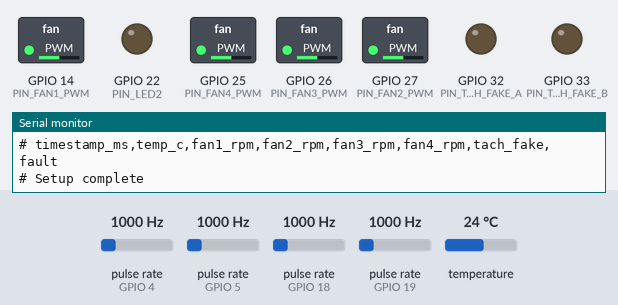
A program run on a simulated ESP32. On the bench: switched loads named in the program (green lamp = pin HIGH), output pins drawn as LEDs (lit = HIGH), the last lines printed to the serial monitor. Wiring (inferred from the names in the program): 4 × pulse sensor: data GPIO 4 / data GPIO 5 / data GPIO 18 / data GPIO 19. Inputs (shaded band) come from the test bench; at power-on: temperature 24 °C, pulse rate (sensors on GPIO 4, GPIO 5, GPIO 18, GPIO 19) 1000 Hz.

Above: at 1.2 s.
1.3 s: temperature set to 41 °C
At 6.1 s:
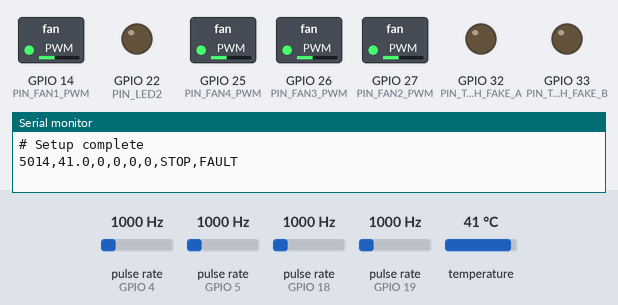
11.5 s: temperature set to 12 °C
At 16.3 s:
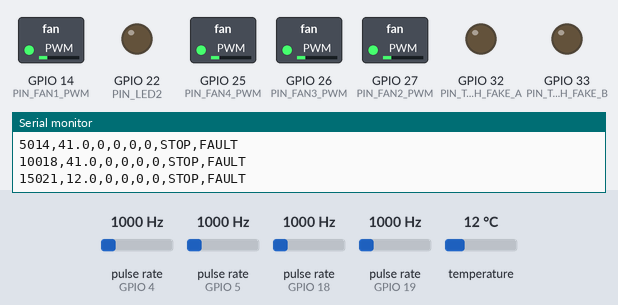
Timing chart, 0 to 17.8 s (numbered marks = the images above; inputs shaded):
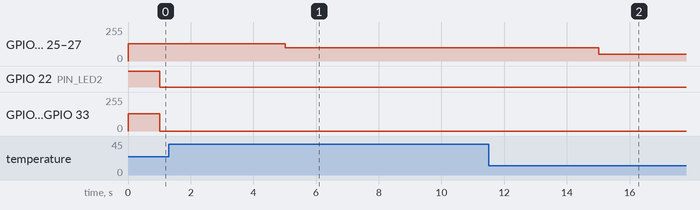

The program:

main.cpp
```cpp
#include <Arduino.h>
#include <esp_task_wdt.h>
#include "config.h"
#include "fan_pwm.h"
#include "tach.h"
#include "tach_fake.h"
#include "temp_sensor.h"
#include "serial_output.h"

// ============================================================
// IX3315 Fan Controller Firmware
// Board   : ESP32-DevKitC V4
// Version : 1.0.0
// ============================================================

// ------ 状態変数 ------
static bool    g_fault       = false;
static float   g_tempC       = TEMP_ERROR_VALUE;
static uint8_t g_pwmDuty     = PWM_DUTY_DEFAULT;

// ------ LED2制御 ------
static void setFaultLed(bool fault) {
    // Active LOW: fault=true → LOW(点灯)
    digitalWrite(PIN_LED2, fault ? LOW : HIGH);
}

// ------ セットアップ ------
void setup() {
    // ウォッチドッグタイマー設定
    esp_task_wdt_init(WDT_TIMEOUT_S, true);
    esp_task_wdt_add(NULL);

    // LED2初期化（起動時はOFF）
    pinMode(PIN_LED2, OUTPUT);
    setFaultLed(false);

    // 各モジュール初期化
    SerialOutput::begin();
    FanPwm::begin();
    Tach::begin();
    TachFake::begin();
    TempSensor::begin();

    Serial.println(F("# Setup complete"));
    if (!TempSensor::isAvailable()) {
        Serial.println(F("# WARN: DS18B20 not found"));
    }
}

// ------ メインループ ------
void loop() {
    esp_task_wdt_reset();

    // --- TACH計測更新（1秒毎） ---
    if (Tach::update()) {
        uint32_t rpm1 = Tach::getRpm(0);
        uint32_t rpm2 = Tach::getRpm(1);
        uint32_t rpm3 = Tach::getRpm(2);
        uint32_t rpm4 = Tach::getRpm(3);

        // フォルト判定: 1台でもエラーRPM以下
        g_fault = Tach::hasError();

        // TACH偽装出力更新
        if (g_fault) {
            TachFake::setFault();   // パルス停止→IX3315がエラー検知
        } else {
            TachFake::setNormal();  // 200Hz出力継続
        }

        // LED2更新
        setFaultLed(g_fault);
    }

    // --- 温度センサー更新（5秒毎） ---
    if (TempSensor::update()) {
        g_tempC = TempSensor::getTemp();

        // 温度に応じてPWM Duty更新
        if (!TempSensor::isError()) {
            g_pwmDuty = FanPwm::calcDutyFromTemp(g_tempC);
        } else {
            // 温度読み取り失敗時はデフォルトDutyで継続
            g_pwmDuty = PWM_DUTY_DEFAULT;
        }
        FanPwm::setAll(g_pwmDuty);
    }

    // --- シリアル出力（5秒毎） ---
    SerialOutput::update(
        g_tempC,
        Tach::getRpm(0), Tach::getRpm(1),
        Tach::getRpm(2), Tach::getRpm(3),
        TachFake::isRunning(),
        g_fault
    );

    // CPUを少し休ませる（ウォッチドッグリセット間隔を保証）
    delay(10);
}
```

fan_pwm.h
```cpp
#pragma once
#include <Arduino.h>
#include "config.h"

// ============================================================
// ファン PWM 制御モジュール
// LEDC 25kHz / 8bit
// ============================================================

namespace FanPwm {

void setDuty(uint8_t ch, uint8_t duty) {
    ledcWrite(ch, duty);
}

void setAll(uint8_t duty) {
    ledcWrite(PWM_CH_FAN1, duty);
    ledcWrite(PWM_CH_FAN2, duty);
    ledcWrite(PWM_CH_FAN3, duty);
    ledcWrite(PWM_CH_FAN4, duty);
}

// 温度からDutyを計算（リニア補間）
uint8_t calcDutyFromTemp(float tempC) {
    if (tempC <= TEMP_PWM_MIN_C) return PWM_DUTY_MIN;
    if (tempC >= TEMP_PWM_MAX_C) return PWM_DUTY_MAX;

    float ratio = (tempC - TEMP_PWM_MIN_C) / (TEMP_PWM_MAX_C - TEMP_PWM_MIN_C);
    return (uint8_t)(PWM_DUTY_MIN + ratio * (PWM_DUTY_MAX - PWM_DUTY_MIN));
}

// begin()はsetAll()より後に定義（前方参照回避）
void begin() {
    ledcSetup(PWM_CH_FAN1, PWM_FREQ_HZ, PWM_RESOLUTION);
    ledcSetup(PWM_CH_FAN2, PWM_FREQ_HZ, PWM_RESOLUTION);
    ledcSetup(PWM_CH_FAN3, PWM_FREQ_HZ, PWM_RESOLUTION);
    ledcSetup(PWM_CH_FAN4, PWM_FREQ_HZ, PWM_RESOLUTION);

    ledcAttachPin(PIN_FAN1_PWM, PWM_CH_FAN1);
    ledcAttachPin(PIN_FAN2_PWM, PWM_CH_FAN2);
    ledcAttachPin(PIN_FAN3_PWM, PWM_CH_FAN3);
    ledcAttachPin(PIN_FAN4_PWM, PWM_CH_FAN4);

    setAll(PWM_DUTY_DEFAULT);
}

} // namespace FanPwm
```

serial_output.h
```cpp
#pragma once
#include <Arduino.h>
#include "config.h"

// ============================================================
// シリアル出力モジュール
// 既存サーバーへのUSBシリアル経由モニタリング出力
// フォーマット: CSV (パース容易)
// ============================================================

namespace SerialOutput {

static uint32_t _lastOutputMs = 0;

void begin() {
    Serial.begin(SERIAL_BAUD);
    // ヘッダ出力
    Serial.println(F("# IX3315 Fan Controller - ESP32-DevKitC"));
    Serial.println(F("# timestamp_ms,temp_c,fan1_rpm,fan2_rpm,fan3_rpm,fan4_rpm,tach_fake,fault"));
}

// 5秒毎に出力 (true=出力あり)
bool update(float tempC,
            uint32_t rpm1, uint32_t rpm2,
            uint32_t rpm3, uint32_t rpm4,
            bool tachRunning, bool fault) {

    uint32_t now = millis();
    if (now - _lastOutputMs < SERIAL_OUTPUT_MS) return false;
    _lastOutputMs = now;

    // CSV行出力
    Serial.print(now);
    Serial.print(',');

    if (tempC > TEMP_ERROR_VALUE + 1.0f) {
        Serial.print(tempC, 1);
    } else {
        Serial.print(F("ERR"));
    }

    Serial.print(','); Serial.print(rpm1);
    Serial.print(','); Serial.print(rpm2);
    Serial.print(','); Serial.print(rpm3);
    Serial.print(','); Serial.print(rpm4);
    Serial.print(','); Serial.print(tachRunning ? F("RUN") : F("STOP"));
    Serial.print(','); Serial.println(fault ? F("FAULT") : F("OK"));

    return true;
}

} // namespace SerialOutput
```

tach.h
```cpp
#pragma once
#include <Arduino.h>
#include "config.h"

// ============================================================
// TACH 計測モジュール
// 割り込みでパルスをカウントし、1秒窓でRPMを算出
// ============================================================

namespace Tach {

// 各ファンのパルスカウンタ（volatile: ISRから更新）
static volatile uint32_t _pulseCount[4] = {0, 0, 0, 0};
static uint32_t _rpm[4]                 = {0, 0, 0, 0};
static uint32_t _lastMeasureMs          = 0;

// ISRハンドラ (インライン展開でオーバーヘッド最小化)
static void IRAM_ATTR isr0() { _pulseCount[0]++; }
static void IRAM_ATTR isr1() { _pulseCount[1]++; }
static void IRAM_ATTR isr2() { _pulseCount[2]++; }
static void IRAM_ATTR isr3() { _pulseCount[3]++; }

void begin() {
    const uint8_t pins[4] = {
        PIN_FAN1_TACH, PIN_FAN2_TACH,
        PIN_FAN3_TACH, PIN_FAN4_TACH
    };
    void (*isrs[4])() = { isr0, isr1, isr2, isr3 };

    for (int i = 0; i < 4; i++) {
        pinMode(pins[i], INPUT);
        attachInterrupt(digitalPinToInterrupt(pins[i]), isrs[i], FALLING);
    }
    _lastMeasureMs = millis();
}

// 1秒経過していればRPMを更新して返す (true=更新済み)
bool update() {
    uint32_t now = millis();
    if (now - _lastMeasureMs < TACH_MEASURE_MS) return false;

    float elapsed = (now - _lastMeasureMs) / 1000.0f;
    _lastMeasureMs = now;

    for (int i = 0; i < 4; i++) {
        // 割り込み一時停止してカウンタ読み取り
        noInterrupts();
        uint32_t cnt = _pulseCount[i];
        _pulseCount[i] = 0;
        interrupts();

        uint32_t rpm = (uint32_t)((cnt / (float)TACH_PULSES_PER_REV / elapsed) * 60.0f);
        // 異常値フィルタ
        _rpm[i] = (rpm > TACH_MAX_RPM) ? 0 : rpm;
    }
    return true;
}

uint32_t getRpm(uint8_t fanIndex) {
    return (fanIndex < 4) ? _rpm[fanIndex] : 0;
}

// いずれか1台でもエラーならtrue
bool hasError() {
    for (int i = 0; i < 4; i++) {
        if (_rpm[i] < TACH_ERROR_RPM) return true;
    }
    return false;
}

} // namespace Tach
```

tach_fake.h
```cpp
#pragma once
#include <Arduino.h>
#include "config.h"

// ============================================================
// TACH偽装出力モジュール
// 正常時: 200Hz (6000rpm相当) パルス出力
// 異常時: パルス停止 (0rpm → IX3315がエラー検知)
// LEDCを使用してハードウェアPWM出力
// ============================================================

namespace TachFake {

static bool _running = false;

// パルス出力開始（正常）
void start() {
    if (_running) return;
    ledcWrite(TACH_FAKE_CH_A, TACH_FAKE_DUTY);
    ledcWrite(TACH_FAKE_CH_B, TACH_FAKE_DUTY);
    _running = true;
}

// パルス停止（異常通知）
// LOW固定 → IX3315が0rpmと判断してエラー
void stop() {
    if (!_running) return;
    ledcWrite(TACH_FAKE_CH_A, 0);
    ledcWrite(TACH_FAKE_CH_B, 0);
    _running = false;
}

void setNormal() { start(); }
void setFault()  { stop();  }

bool isRunning() { return _running; }

// begin()はstart()より後に定義（前方参照回避）
void begin() {
    ledcSetup(TACH_FAKE_CH_A, TACH_FAKE_FREQ_HZ, TACH_FAKE_RESOLUTION);
    ledcSetup(TACH_FAKE_CH_B, TACH_FAKE_FREQ_HZ, TACH_FAKE_RESOLUTION);
    ledcAttachPin(PIN_TACH_FAKE_A, TACH_FAKE_CH_A);
    ledcAttachPin(PIN_TACH_FAKE_B, TACH_FAKE_CH_B);

    // 起動直後は出力開始（ファン状態確認前なのでまず正常扱い）
    start();
}

} // namespace TachFake
```

temp_sensor.h
```cpp
#pragma once
#include <Arduino.h>
#include <OneWire.h>
#include <DallasTemperature.h>
#include "config.h"

// ============================================================
// DS18B20 温度センサーモジュール (1-Wire)
// ============================================================

namespace TempSensor {

static OneWire          _ow(PIN_DS18B20);
static DallasTemperature _dt(&_ow);
static float            _lastTemp    = TEMP_ERROR_VALUE;
static uint32_t         _lastReadMs  = 0;
static bool             _available   = false;

void begin() {
    _dt.begin();
    _available = (_dt.getDeviceCount() > 0);
    if (_available) {
        _dt.setResolution(12);      // 12bit精度 (0.0625℃)
        _dt.setWaitForConversion(false); // 非同期変換
        _dt.requestTemperatures();  // 最初の変換リクエスト
    }
}

// 5秒毎に温度を更新 (true=更新あり)
bool update() {
    if (!_available) return false;

    uint32_t now = millis();
    if (now - _lastReadMs < TEMP_READ_MS) return false;
    _lastReadMs = now;

    float t = _dt.getTempCByIndex(0);
    if (t != DEVICE_DISCONNECTED_C && t > -50.0f && t < 100.0f) {
        _lastTemp = t;
    } else {
        _lastTemp = TEMP_ERROR_VALUE;
    }

    // 次回変換リクエスト
    _dt.requestTemperatures();
    return true;
}

float getTemp()       { return _lastTemp; }
bool  isAvailable()   { return _available; }
bool  isError()       { return (_lastTemp <= TEMP_ERROR_VALUE + 1.0f); }

} // namespace TempSensor
```

config.h
```cpp
#pragma once

// ============================================================
// IX3315 Fan Controller Firmware
// Board  : ESP32-DevKitC V4 (ESP32-WROOM-32E)
// Power  : OKI-78SR-5/1.5-W36E-C (12V→5V)
// ============================================================

// ------ GPIO アサイン ------
#define PIN_FAN1_PWM    14
#define PIN_FAN2_PWM    27
#define PIN_FAN3_PWM    26
#define PIN_FAN4_PWM    25

#define PIN_FAN1_TACH    4
#define PIN_FAN2_TACH    5
#define PIN_FAN3_TACH   18
#define PIN_FAN4_TACH   19

#define PIN_TACH_FAKE_A 32   // IX J7 PIN3
#define PIN_TACH_FAKE_B 33   // IX J8 PIN3

#define PIN_DS18B20     21
#define PIN_LED2        22   // Active LOW: ファン異常表示

// ------ PWM 設定 ------
#define PWM_FREQ_HZ     25000   // 25kHz (Noctua PWM規格)
#define PWM_RESOLUTION  8       // 8bit = 0〜255
#define PWM_CH_FAN1     0
#define PWM_CH_FAN2     1
#define PWM_CH_FAN3     2
#define PWM_CH_FAN4     3

// ------ TACH偽装設定 ------
// 6000rpm = 200Hz (2パルス/回転 → 6000/60*2 = 200Hz)
#define TACH_FAKE_FREQ_HZ   200
#define TACH_FAKE_RESOLUTION 8
#define TACH_FAKE_CH_A      4   // LEDCチャンネル4
#define TACH_FAKE_CH_B      5   // LEDCチャンネル5
#define TACH_FAKE_DUTY      128 // 50% duty (255/2)

// ------ TACH 計測設定 ------
#define TACH_MEASURE_MS     1000    // 計測窓 1秒
#define TACH_PULSES_PER_REV 2       // Noctua: 2パルス/回転
#define TACH_ERROR_RPM      200     // これ以下でエラー判定 (rpm)
#define TACH_MAX_RPM        10000   // これ以上は異常値として無視

// ------ 温度センサー設定 ------
#define TEMP_READ_MS        5000    // 5秒毎に読み取り
#define TEMP_ERROR_VALUE    -127.0f // DS18B20エラー値

// ------ PWM制御設定 ------
// 温度に応じたPWM自動制御（簡易リニア補間）
#define TEMP_PWM_MIN_C      35.0f   // この温度以下でPWM最小
#define TEMP_PWM_MAX_C      60.0f   // この温度以上でPWM最大
#define PWM_DUTY_MIN        51      // 20% (Noctua推奨最低Duty)
#define PWM_DUTY_MAX        255     // 100%
#define PWM_DUTY_DEFAULT    128     // 温度読み取り失敗時のデフォルト (50%)

// ------ シリアル出力設定 ------
#define SERIAL_BAUD         115200
#define SERIAL_OUTPUT_MS    5000    // 5秒毎にシリアル出力

// ------ ウォッチドッグ設定 ------
#define WDT_TIMEOUT_S       30      // 30秒でリセット
```

Measured:
- after the input at 1.3 s, GPIO 14 (PIN_FAN1_PWM), GPIO 25 (PIN_FAN4_PWM), GPIO 26 (PIN_FAN3_PWM), GPIO 27 (PIN_FAN2_PWM): 128/255 → 99/255 after 3.7 s
- after the input at 11.5 s, GPIO 14 (PIN_FAN1_PWM), GPIO 25 (PIN_FAN4_PWM), GPIO 26 (PIN_FAN3_PWM), GPIO 27 (PIN_FAN2_PWM): 99/255 → 51/255 after 3.5 s
